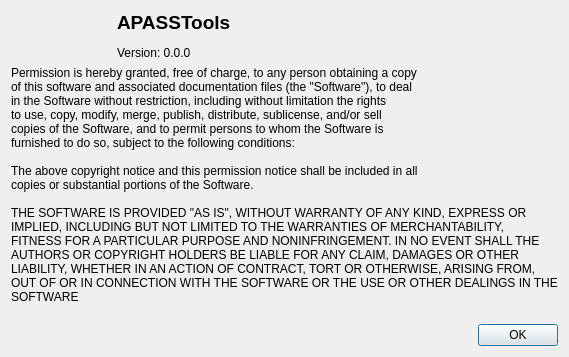
<?xml version="1.0" encoding="UTF-8"?>
<ui version="4.0">
  <class>AboutDialog</class>
  <widget class="QDialog" 
    name="AboutDialog">
    <property name="geometry">
      <rect>
        <x>0</x>
        <y>0</y>
        <width>575</width>
        <height>482</height>
      </rect>
    </property>
    <property name="windowTitle">
      <string>Dialog</string>
    </property>
    <layout class="QGridLayout" 
      name="gridLayout">
      <property name="sizeConstraint">
        <enum>QLayout::SetFixedSize</enum>
      </property>
      <item row="0" 
        column="1">
        <widget class="QLabel" 
          name="lableTitle">
          <property name="text">
            <string>&lt;html&gt;&lt;head/&gt;&lt;body&gt;&lt;p&gt;&lt;span style=&quot; font-size:14pt; font-weight:600;&quot;&gt;APASSTools&lt;/span&gt;&lt;/p&gt;&lt;p&gt;Version: 0.0.0&lt;/p&gt;&lt;/body&gt;&lt;/html&gt;</string>
          </property>
        </widget>
      </item>
      <item row="0" 
        column="0">
        <widget class="QLabel" 
          name="lableIcon">
          <property name="maximumSize">
            <size>
              <width>100</width>
              <height>100</height>
            </size>
          </property>
          <property name="text">
            <string/>
          </property>
          <property name="pixmap">
            <pixmap resource="../../assets/assets.qrc">:/logo</pixmap>
          </property>
          <property name="scaledContents">
            <bool>true</bool>
          </property>
        </widget>
      </item>
      <item row="1" 
        column="0" 
        colspan="2">
        <widget class="QLabel" 
          name="lableDesc">
          <property name="text">
            <string>Permission is hereby granted, free of charge, to any person obtaining a copy
of this software and associated documentation files (the &quot;Software&quot;), to deal
in the Software without restriction, including without limitation the rights
to use, copy, modify, merge, publish, distribute, sublicense, and/or sell
copies of the Software, and to permit persons to whom the Software is
furnished to do so, subject to the following conditions:

The above copyright notice and this permission notice shall be included in all
copies or substantial portions of the Software.

THE SOFTWARE IS PROVIDED &quot;AS IS&quot;, WITHOUT WARRANTY OF ANY KIND, EXPRESS OR
IMPLIED, INCLUDING BUT NOT LIMITED TO THE WARRANTIES OF MERCHANTABILITY,
FITNESS FOR A PARTICULAR PURPOSE AND NONINFRINGEMENT. IN NO EVENT SHALL THE
AUTHORS OR COPYRIGHT HOLDERS BE LIABLE FOR ANY CLAIM, DAMAGES OR OTHER
LIABILITY, WHETHER IN AN ACTION OF CONTRACT, TORT OR OTHERWISE, ARISING FROM,
OUT OF OR IN CONNECTION WITH THE SOFTWARE OR THE USE OR OTHER DEALINGS IN THE
SOFTWARE
            </string>
          </property>
        </widget>
      </item>
      <item row="2" 
        column="0" 
        colspan="2">
        <widget class="QDialogButtonBox" 
          name="buttonBox">
          <property name="orientation">
            <enum>Qt::Horizontal</enum>
          </property>
          <property name="standardButtons">
            <set>QDialogButtonBox::Ok</set>
          </property>
        </widget>
      </item>
    </layout>
  </widget>
  <resources>
    <include location="../../assets/icons/icons.qrc"/>
  </resources>
  <connections/>
</ui>
